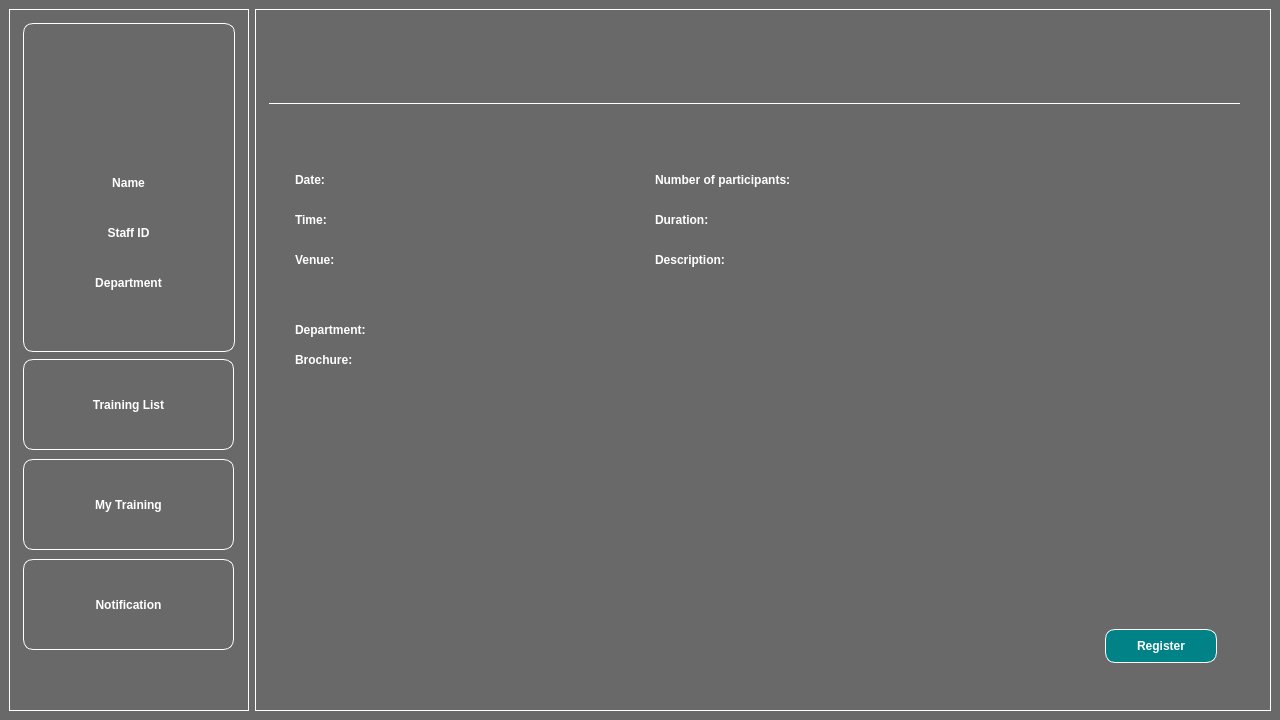
<?xml version="1.0" encoding="UTF-8"?>
<ui version="4.0">
 <class>MainWindow</class>
 <widget class="QMainWindow" name="MainWindow">
  <property name="geometry">
   <rect>
    <x>0</x>
    <y>0</y>
    <width>1280</width>
    <height>720</height>
   </rect>
  </property>
  <property name="minimumSize">
   <size>
    <width>1280</width>
    <height>720</height>
   </size>
  </property>
  <property name="maximumSize">
   <size>
    <width>1280</width>
    <height>720</height>
   </size>
  </property>
  <property name="windowTitle">
   <string>MainWindow</string>
  </property>
  <property name="styleSheet">
   <string notr="true">background-color: #696969;</string>
  </property>
  <widget class="QWidget" name="centralwidget">
   <property name="minimumSize">
    <size>
     <width>1280</width>
     <height>720</height>
    </size>
   </property>
   <property name="maximumSize">
    <size>
     <width>1280</width>
     <height>720</height>
    </size>
   </property>
   <property name="autoFillBackground">
    <bool>false</bool>
   </property>
   <layout class="QHBoxLayout" name="horizontalLayout">
    <item>
     <widget class="QFrame" name="side_frame">
      <property name="minimumSize">
       <size>
        <width>240</width>
        <height>0</height>
       </size>
      </property>
      <property name="maximumSize">
       <size>
        <width>240</width>
        <height>16777215</height>
       </size>
      </property>
      <property name="styleSheet">
       <string notr="true">border: 1px solid white;</string>
      </property>
      <property name="frameShape">
       <enum>QFrame::StyledPanel</enum>
      </property>
      <property name="frameShadow">
       <enum>QFrame::Raised</enum>
      </property>
      <widget class="QFrame" name="profile_frame">
       <property name="geometry">
        <rect>
         <x>14</x>
         <y>14</y>
         <width>212</width>
         <height>329</height>
        </rect>
       </property>
       <property name="styleSheet">
        <string notr="true">border-radius: 10px;</string>
       </property>
       <property name="frameShape">
        <enum>QFrame::StyledPanel</enum>
       </property>
       <property name="frameShadow">
        <enum>QFrame::Raised</enum>
       </property>
       <widget class="QPushButton" name="profile_button">
        <property name="geometry">
         <rect>
          <x>63</x>
          <y>40</y>
          <width>90</width>
          <height>90</height>
         </rect>
        </property>
        <property name="sizePolicy">
         <sizepolicy hsizetype="Minimum" vsizetype="Fixed">
          <horstretch>0</horstretch>
          <verstretch>0</verstretch>
         </sizepolicy>
        </property>
        <property name="minimumSize">
         <size>
          <width>90</width>
          <height>90</height>
         </size>
        </property>
        <property name="maximumSize">
         <size>
          <width>90</width>
          <height>90</height>
         </size>
        </property>
        <property name="styleSheet">
         <string notr="true">border: none;
border-radius: 50%;
</string>
        </property>
        <property name="text">
         <string/>
        </property>
        <property name="icon">
         <iconset>
          <normaloff>profile.png</normaloff>profile.png</iconset>
        </property>
        <property name="iconSize">
         <size>
          <width>90</width>
          <height>90</height>
         </size>
        </property>
       </widget>
       <widget class="QLabel" name="name_label">
        <property name="geometry">
         <rect>
          <x>10</x>
          <y>150</y>
          <width>191</width>
          <height>20</height>
         </rect>
        </property>
        <property name="layoutDirection">
         <enum>Qt::LeftToRight</enum>
        </property>
        <property name="styleSheet">
         <string notr="true">border: none;
color: white;
font-weight: bold;
</string>
        </property>
        <property name="text">
         <string>Name</string>
        </property>
        <property name="alignment">
         <set>Qt::AlignCenter</set>
        </property>
       </widget>
       <widget class="QLabel" name="staff_id_label">
        <property name="geometry">
         <rect>
          <x>10</x>
          <y>200</y>
          <width>191</width>
          <height>20</height>
         </rect>
        </property>
        <property name="styleSheet">
         <string notr="true">border: none;
color: white;
font-weight: bold;</string>
        </property>
        <property name="text">
         <string>Staff ID</string>
        </property>
        <property name="alignment">
         <set>Qt::AlignCenter</set>
        </property>
       </widget>
       <widget class="QLabel" name="department_label">
        <property name="geometry">
         <rect>
          <x>10</x>
          <y>250</y>
          <width>191</width>
          <height>20</height>
         </rect>
        </property>
        <property name="styleSheet">
         <string notr="true">border: none;
color: white;
font-weight: bold;</string>
        </property>
        <property name="text">
         <string>Department</string>
        </property>
        <property name="alignment">
         <set>Qt::AlignCenter</set>
        </property>
       </widget>
       <widget class="QLabel" name="name_db">
        <property name="geometry">
         <rect>
          <x>10</x>
          <y>170</y>
          <width>191</width>
          <height>20</height>
         </rect>
        </property>
        <property name="styleSheet">
         <string notr="true">border: none;
color: white;</string>
        </property>
        <property name="text">
         <string/>
        </property>
        <property name="alignment">
         <set>Qt::AlignCenter</set>
        </property>
       </widget>
       <widget class="QLabel" name="id_db">
        <property name="geometry">
         <rect>
          <x>10</x>
          <y>220</y>
          <width>191</width>
          <height>20</height>
         </rect>
        </property>
        <property name="styleSheet">
         <string notr="true">border: none;
color: white;</string>
        </property>
        <property name="text">
         <string/>
        </property>
        <property name="alignment">
         <set>Qt::AlignCenter</set>
        </property>
       </widget>
       <widget class="QLabel" name="department_db">
        <property name="geometry">
         <rect>
          <x>10</x>
          <y>270</y>
          <width>191</width>
          <height>20</height>
         </rect>
        </property>
        <property name="styleSheet">
         <string notr="true">border: none;
color: white;</string>
        </property>
        <property name="text">
         <string/>
        </property>
        <property name="alignment">
         <set>Qt::AlignCenter</set>
        </property>
       </widget>
      </widget>
      <widget class="QPushButton" name="my_training_button">
       <property name="geometry">
        <rect>
         <x>14</x>
         <y>450</y>
         <width>211</width>
         <height>91</height>
        </rect>
       </property>
       <property name="styleSheet">
        <string notr="true">color: white;
font-weight: bold;
border-radius: 10px;</string>
       </property>
       <property name="text">
        <string>My Training</string>
       </property>
      </widget>
      <widget class="QPushButton" name="list_button">
       <property name="geometry">
        <rect>
         <x>14</x>
         <y>350</y>
         <width>211</width>
         <height>91</height>
        </rect>
       </property>
       <property name="styleSheet">
        <string notr="true">color: white;
font-weight: bold;
border-radius: 10px;</string>
       </property>
       <property name="text">
        <string>Training List</string>
       </property>
      </widget>
      <widget class="QPushButton" name="notification_button">
       <property name="geometry">
        <rect>
         <x>14</x>
         <y>550</y>
         <width>211</width>
         <height>91</height>
        </rect>
       </property>
       <property name="styleSheet">
        <string notr="true">color: white;
font-weight: bold;
border-radius: 10px;</string>
       </property>
       <property name="text">
        <string>Notification</string>
       </property>
      </widget>
      <widget class="QPushButton" name="logout_button">
       <property name="geometry">
        <rect>
         <x>14</x>
         <y>650</y>
         <width>51</width>
         <height>41</height>
        </rect>
       </property>
       <property name="styleSheet">
        <string notr="true">border: none;
border-radius: 50%;</string>
       </property>
       <property name="text">
        <string/>
       </property>
       <property name="icon">
        <iconset>
         <normaloff>logout.png</normaloff>logout.png</iconset>
       </property>
       <property name="iconSize">
        <size>
         <width>45</width>
         <height>45</height>
        </size>
       </property>
      </widget>
      <widget class="QLabel" name="notification_menu_dot">
       <property name="geometry">
        <rect>
         <x>170</x>
         <y>570</y>
         <width>21</width>
         <height>21</height>
        </rect>
       </property>
       <property name="styleSheet">
        <string notr="true">border: none;</string>
       </property>
       <property name="text">
        <string/>
       </property>
       <property name="scaledContents">
        <bool>true</bool>
       </property>
      </widget>
     </widget>
    </item>
    <item>
     <widget class="QFrame" name="main_frame">
      <property name="styleSheet">
       <string notr="true">border: 1px solid white;</string>
      </property>
      <property name="frameShape">
       <enum>QFrame::StyledPanel</enum>
      </property>
      <property name="frameShadow">
       <enum>QFrame::Raised</enum>
      </property>
      <widget class="QLabel" name="header">
       <property name="geometry">
        <rect>
         <x>14</x>
         <y>14</y>
         <width>971</width>
         <height>81</height>
        </rect>
       </property>
       <property name="sizePolicy">
        <sizepolicy hsizetype="Preferred" vsizetype="Preferred">
         <horstretch>0</horstretch>
         <verstretch>0</verstretch>
        </sizepolicy>
       </property>
       <property name="font">
        <font>
         <pointsize>22</pointsize>
         <weight>75</weight>
         <bold>true</bold>
        </font>
       </property>
       <property name="styleSheet">
        <string notr="true">border: none;
border-bottom: 1px solid white;
color: white;
font-weight: bold;
</string>
       </property>
       <property name="text">
        <string/>
       </property>
      </widget>
      <widget class="QLabel" name="brochure_label">
       <property name="geometry">
        <rect>
         <x>40</x>
         <y>340</y>
         <width>91</width>
         <height>21</height>
        </rect>
       </property>
       <property name="font">
        <font>
         <pointsize>9</pointsize>
         <weight>75</weight>
         <bold>true</bold>
         <underline>false</underline>
        </font>
       </property>
       <property name="styleSheet">
        <string notr="true">color: white;
border: none;</string>
       </property>
       <property name="text">
        <string>Brochure:</string>
       </property>
      </widget>
      <widget class="QLabel" name="duration_label">
       <property name="geometry">
        <rect>
         <x>400</x>
         <y>200</y>
         <width>91</width>
         <height>21</height>
        </rect>
       </property>
       <property name="font">
        <font>
         <pointsize>9</pointsize>
         <weight>75</weight>
         <bold>true</bold>
         <underline>false</underline>
        </font>
       </property>
       <property name="styleSheet">
        <string notr="true">color: white;
border: none;</string>
       </property>
       <property name="text">
        <string>Duration:</string>
       </property>
      </widget>
      <widget class="QLabel" name="description_db">
       <property name="geometry">
        <rect>
         <x>540</x>
         <y>240</y>
         <width>411</width>
         <height>351</height>
        </rect>
       </property>
       <property name="font">
        <font>
         <pointsize>9</pointsize>
         <weight>50</weight>
         <bold>false</bold>
         <underline>false</underline>
        </font>
       </property>
       <property name="styleSheet">
        <string notr="true">color: white;
border: none;</string>
       </property>
       <property name="text">
        <string/>
       </property>
       <property name="alignment">
        <set>Qt::AlignLeading|Qt::AlignLeft|Qt::AlignTop</set>
       </property>
       <property name="wordWrap">
        <bool>true</bool>
       </property>
      </widget>
      <widget class="QLabel" name="venue_label">
       <property name="geometry">
        <rect>
         <x>40</x>
         <y>240</y>
         <width>71</width>
         <height>21</height>
        </rect>
       </property>
       <property name="font">
        <font>
         <pointsize>9</pointsize>
         <weight>75</weight>
         <bold>true</bold>
         <underline>false</underline>
        </font>
       </property>
       <property name="styleSheet">
        <string notr="true">color: white;
border: none;</string>
       </property>
       <property name="text">
        <string>Venue:</string>
       </property>
      </widget>
      <widget class="QLabel" name="time_db">
       <property name="geometry">
        <rect>
         <x>110</x>
         <y>200</y>
         <width>51</width>
         <height>21</height>
        </rect>
       </property>
       <property name="font">
        <font>
         <pointsize>9</pointsize>
         <weight>50</weight>
         <bold>false</bold>
         <underline>false</underline>
        </font>
       </property>
       <property name="styleSheet">
        <string notr="true">color: white;
border: none;</string>
       </property>
       <property name="text">
        <string/>
       </property>
      </widget>
      <widget class="QLabel" name="training">
       <property name="geometry">
        <rect>
         <x>40</x>
         <y>110</y>
         <width>171</width>
         <height>41</height>
        </rect>
       </property>
       <property name="font">
        <font>
         <pointsize>11</pointsize>
         <weight>75</weight>
         <bold>true</bold>
         <underline>true</underline>
        </font>
       </property>
       <property name="styleSheet">
        <string notr="true">color: white;
border: none;</string>
       </property>
       <property name="text">
        <string/>
       </property>
      </widget>
      <widget class="QLabel" name="number_participants_db">
       <property name="geometry">
        <rect>
         <x>630</x>
         <y>160</y>
         <width>81</width>
         <height>21</height>
        </rect>
       </property>
       <property name="font">
        <font>
         <pointsize>9</pointsize>
         <weight>50</weight>
         <bold>false</bold>
         <underline>false</underline>
        </font>
       </property>
       <property name="styleSheet">
        <string notr="true">color: white;
border: none;</string>
       </property>
       <property name="text">
        <string/>
       </property>
      </widget>
      <widget class="QPushButton" name="register_button">
       <property name="geometry">
        <rect>
         <x>850</x>
         <y>620</y>
         <width>112</width>
         <height>34</height>
        </rect>
       </property>
       <property name="font">
        <font>
         <weight>75</weight>
         <bold>true</bold>
        </font>
       </property>
       <property name="styleSheet">
        <string notr="true">color: white;
font-weight: bold;
border: 1px solid white;
border-radius: 10px;
background: #008287;</string>
       </property>
       <property name="text">
        <string>Register</string>
       </property>
      </widget>
      <widget class="QLabel" name="time_label">
       <property name="geometry">
        <rect>
         <x>40</x>
         <y>200</y>
         <width>51</width>
         <height>21</height>
        </rect>
       </property>
       <property name="font">
        <font>
         <pointsize>9</pointsize>
         <weight>75</weight>
         <bold>true</bold>
         <underline>false</underline>
        </font>
       </property>
       <property name="styleSheet">
        <string notr="true">color: white;
border: none;</string>
       </property>
       <property name="text">
        <string>Time:</string>
       </property>
      </widget>
      <widget class="QLabel" name="department_label_2">
       <property name="geometry">
        <rect>
         <x>40</x>
         <y>310</y>
         <width>121</width>
         <height>21</height>
        </rect>
       </property>
       <property name="font">
        <font>
         <pointsize>9</pointsize>
         <weight>75</weight>
         <bold>true</bold>
         <underline>false</underline>
        </font>
       </property>
       <property name="styleSheet">
        <string notr="true">color: white;
border: none;</string>
       </property>
       <property name="text">
        <string>Department:</string>
       </property>
      </widget>
      <widget class="QLabel" name="venue_db">
       <property name="geometry">
        <rect>
         <x>120</x>
         <y>240</y>
         <width>251</width>
         <height>51</height>
        </rect>
       </property>
       <property name="font">
        <font>
         <pointsize>9</pointsize>
         <weight>50</weight>
         <bold>false</bold>
         <underline>false</underline>
        </font>
       </property>
       <property name="styleSheet">
        <string notr="true">color: white;
border: none;</string>
       </property>
       <property name="text">
        <string/>
       </property>
       <property name="alignment">
        <set>Qt::AlignLeading|Qt::AlignLeft|Qt::AlignTop</set>
       </property>
       <property name="wordWrap">
        <bool>true</bool>
       </property>
      </widget>
      <widget class="QLabel" name="department_db_2">
       <property name="geometry">
        <rect>
         <x>170</x>
         <y>310</y>
         <width>201</width>
         <height>21</height>
        </rect>
       </property>
       <property name="font">
        <font>
         <pointsize>9</pointsize>
         <weight>50</weight>
         <bold>false</bold>
         <underline>false</underline>
        </font>
       </property>
       <property name="styleSheet">
        <string notr="true">color: white;
border: none;</string>
       </property>
       <property name="text">
        <string/>
       </property>
      </widget>
      <widget class="QLabel" name="date_label">
       <property name="geometry">
        <rect>
         <x>40</x>
         <y>160</y>
         <width>51</width>
         <height>21</height>
        </rect>
       </property>
       <property name="font">
        <font>
         <pointsize>9</pointsize>
         <weight>75</weight>
         <bold>true</bold>
         <underline>false</underline>
        </font>
       </property>
       <property name="styleSheet">
        <string notr="true">color: white;
border: none;</string>
       </property>
       <property name="text">
        <string>Date:</string>
       </property>
      </widget>
      <widget class="QLabel" name="date_db">
       <property name="geometry">
        <rect>
         <x>100</x>
         <y>160</y>
         <width>151</width>
         <height>21</height>
        </rect>
       </property>
       <property name="font">
        <font>
         <pointsize>9</pointsize>
         <weight>50</weight>
         <bold>false</bold>
         <underline>false</underline>
        </font>
       </property>
       <property name="styleSheet">
        <string notr="true">color: white;
border: none;</string>
       </property>
       <property name="text">
        <string/>
       </property>
      </widget>
      <widget class="QPushButton" name="brochure_button">
       <property name="geometry">
        <rect>
         <x>40</x>
         <y>370</y>
         <width>451</width>
         <height>291</height>
        </rect>
       </property>
       <property name="styleSheet">
        <string notr="true">border: none;</string>
       </property>
       <property name="text">
        <string/>
       </property>
       <property name="iconSize">
        <size>
         <width>430</width>
         <height>400</height>
        </size>
       </property>
      </widget>
      <widget class="QLabel" name="number_participants_label">
       <property name="geometry">
        <rect>
         <x>400</x>
         <y>160</y>
         <width>221</width>
         <height>21</height>
        </rect>
       </property>
       <property name="font">
        <font>
         <pointsize>9</pointsize>
         <weight>75</weight>
         <bold>true</bold>
         <underline>false</underline>
        </font>
       </property>
       <property name="styleSheet">
        <string notr="true">color: white;
border: none;</string>
       </property>
       <property name="text">
        <string>Number of participants:</string>
       </property>
      </widget>
      <widget class="QLabel" name="description_label">
       <property name="geometry">
        <rect>
         <x>400</x>
         <y>240</y>
         <width>111</width>
         <height>21</height>
        </rect>
       </property>
       <property name="font">
        <font>
         <pointsize>9</pointsize>
         <weight>75</weight>
         <bold>true</bold>
         <underline>false</underline>
        </font>
       </property>
       <property name="styleSheet">
        <string notr="true">color: white;
border: none;</string>
       </property>
       <property name="text">
        <string>Description:</string>
       </property>
      </widget>
      <widget class="QLabel" name="duration_db">
       <property name="geometry">
        <rect>
         <x>500</x>
         <y>200</y>
         <width>71</width>
         <height>21</height>
        </rect>
       </property>
       <property name="font">
        <font>
         <pointsize>9</pointsize>
         <weight>50</weight>
         <bold>false</bold>
         <underline>false</underline>
        </font>
       </property>
       <property name="styleSheet">
        <string notr="true">color: white;
border: none;</string>
       </property>
       <property name="text">
        <string/>
       </property>
      </widget>
     </widget>
    </item>
   </layout>
  </widget>
 </widget>
 <resources/>
 <connections/>
</ui>
